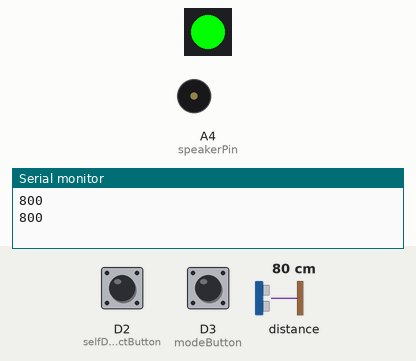
This sketch was run on a simulated Particle Photon. Shown: 1 RGB LEDs in strip order, left to right, buzzer (waves = sounding), the last lines printed to the serial monitor. Inputs (shaded band) come from the test bench; at power-on: D3 (modeButton) LOW, distance to the obstacle 80 cm, D2 (selfDestructButton) LOW. The strip is taken to match the declared colour order.

Above: at 1.2 s.
1.3 s: D3 (modeButton) pulled HIGH for 0.15 s
At 2.4 s:
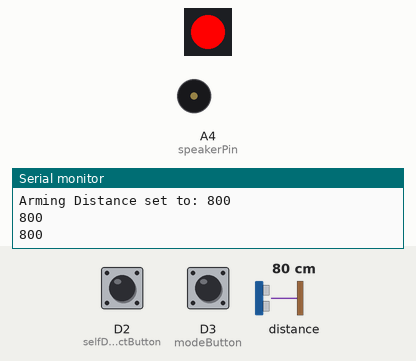
2.9 s: distance to the obstacle set to 65 cm
At 4.3 s:
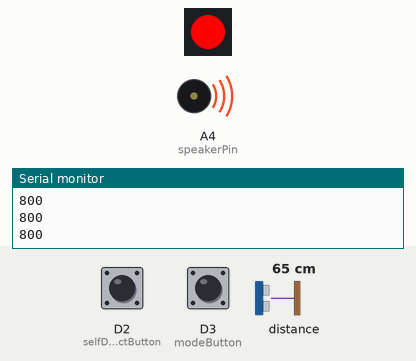
7.4 s: D2 (selfDestructButton) pulled HIGH for 1 s
At 59.1 s:
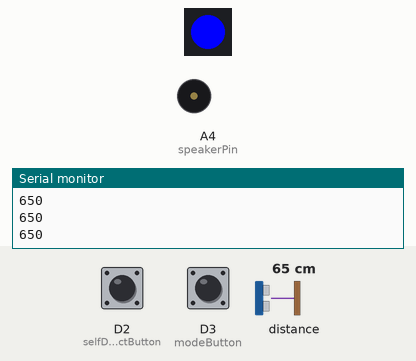
Timing chart, 0 to 59.4 s (numbered marks = the images above; inputs shaded):
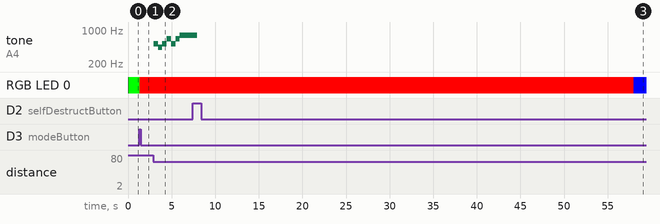

The sketch:

FinalProjectTest3.ino
```cpp
#include <Wire.h>
#include "VL53L1X.h"
#include <neopixel.h>

VL53L1X sensor;
#define LCD_I2Cadr 0x3e
byte contrast = 25;


unsigned long int timePrint;

// sets pin for speaker
int speakerPin = A4;

//Frequency for each note necessary:
int C = 523;
int A = 440;
int E = 659;
int G = 784;
int quarterNote = 2666;
int eighthNote = 1333;
int lastNote = 6665;
int rest = 500; //There will be a 0.5 sec delay between notes

//Notes in the melody:
const int melody[10] = {C,A,C,E,C,E,G,G,G,G};

 // Duration for each note in the melody
const int noteDurations[10] = {eighthNote, eighthNote, quarterNote,
                         eighthNote, eighthNote, quarterNote,
                         quarterNote, eighthNote, quarterNote, lastNote};


// sets up the various modes for the trap
enum trapmode {
    LOOKINGFORBEAM, // device is turned on and is search for a beam
    BEAMFOUND, // device has found a beam and is ready to be armed
    ARMED, // device is armed, if the beam changes distance from the current distance it is set off
    TRIPPED, // the trap has been tripped
};

// initial trapmode which is set to looking for beam
trapmode mode = LOOKINGFORBEAM;

// sets up the settings for the neopixel
int PIXEL_PIN = D4;
int PIXEL_COUNT = 1;
int PIXEL_TYPE = WS2811;

// initial settings for state machines
int selfDestructButtonPrevState = LOW;
int modeButtonPrevState = LOW;

// assigns pins for the various buttons
int modeButton = D3;
int selfDestructButton = D2;

// initalizes the lightbulb
Adafruit_NeoPixel strip = Adafruit_NeoPixel(PIXEL_COUNT, PIXEL_PIN, PIXEL_TYPE);


int armedDistance; // stores the distance the trap is armed to


void setup() {

  Serial.begin(9600); // starts serial output

  Wire.begin(); // allows the lidar to be used
  Wire.setClock(400000); // use 400 kHz I2C

// sets up a timeout for the sensor
  sensor.setTimeout(500);
  if (!sensor.init()) {
      Serial.println("Failed to detect and initialize sensor!");
      while (1);
  }

  // sets the mode of the sensor
  sensor.setDistanceMode(VL53L1X::Long);
  sensor.setMeasurementTimingBudget(50000);

  sensor.startContinuous(50); // starts the reading of the lidar sensor

 noTone(speakerPin); //Begin with speaker off

  strip.begin(); // starts the lightstrip
  pinMode(selfDestructButton, INPUT_PULLDOWN); // sets up the test button
  pinMode(modeButton, INPUT_PULLDOWN); // sets up the mode button
  Particle.function("DisarmRemotely", remoteDisarm); // creates a cloud function that allows for the trap to be disarmed remotely

    timePrint = millis() + 500; // starts the software timer to periodically print the sensor reading

}

void loop() {

  unsigned long int currentTime = millis(); // allows the software timer to use the current time to determine if it is time to print sensor readings

  int currentDistance = int(sensor.read()); // creates a variable to store the reading from the snesor


  // prints the reading from the sensor and informs the user if a timeout occured via serial
  if(currentTime > timePrint){
    Serial.print(currentDistance);
    if (sensor.timeoutOccurred()) {
      Serial.print(" TIMEOUT");
      }
      timePrint = timePrint + 500;
      Serial.println();
    }

  // changes the button status to their current readings
  int currentModeButton = digitalRead(modeButton);
  int currentSelfDestructButton = digitalRead(selfDestructButton);

  // if the user self destructs the device it begins a long enough delay to crash the photon
  if (selfDestructButtonPrevState == false && currentSelfDestructButton == true) {
    delay(50000);
  }

// sets up the various colors the lightbulb can display
int PixelColorWhite = strip.Color(   255 , 255, 255);
int PixelColorGreen  = strip.Color(  0,   255,   0);
int PixelColorRed = strip.Color(  255,  0,   0);
int PixelColorBlue = strip.Color(  0,  0,   255);

// changes the color of the lightbulb based on the devices current mode
if (mode == LOOKINGFORBEAM) {strip.setPixelColor(0, PixelColorWhite);}
else if (mode == BEAMFOUND) {strip.setPixelColor(0, PixelColorGreen);}
else if (mode == ARMED) {strip.setPixelColor(0, PixelColorRed);}
else if (mode == TRIPPED) {strip.setPixelColor(0, PixelColorBlue);}
strip.show();

// if the device is looking for a beam and it is found it changes to beam found
if (mode == LOOKINGFORBEAM) {

  if (300 < currentDistance && currentDistance < 4000) {
    mode = BEAMFOUND;
  }

}

// if the device has found a beam and it is lost mode is switched to searching for beam
// if the device has found a beam and the mode button is pressed the device is armed
// the arming procedure works by taking the current reading from the lidar and storing that number
else if (mode == BEAMFOUND) {

  if (currentDistance < 300 || 4000 < currentDistance) {
    mode = LOOKINGFORBEAM;
  }

  else if (modeButtonPrevState == false && currentModeButton == true) {
    mode = ARMED;
    armedDistance = currentDistance;
    Serial.print("Arming Distance set to: ");
    Serial.print(armedDistance);
    Serial.println();
  }

}

// if the device is armed and the beam is broken, the trap is sprung
// the trap works by deciding if the distancing the trap is armed to has varied too much from the current reading
// the cloud is also notified of this event
else if (mode == ARMED) {

  // calculates the difference between the armed distance and the current distance
  int distanceDifference = armedDistance - currentDistance;
  if (distanceDifference < 0) {distanceDifference = distanceDifference * (-1);}

  // if the difference is too big the trap is sprung
  if (100 < distanceDifference) {

  // sets the mode for the trap and informs the cloud of the intrusion
  mode = TRIPPED;
  Particle.publish("INTRUDERALERT");

  // plays the song
  for(int thisNote = 0; thisNote < 10; thisNote++) {
     tone(speakerPin, melody[thisNote],noteDurations[thisNote]);
     delay(rest);
   }
  noTone(speakerPin); // turns the speaker off

  }

}

// changes the previous button states to the current ones
modeButtonPrevState = currentModeButton;
selfDestructButtonPrevState = currentSelfDestructButton;

}

// allows for the device to be disarmed remotely
int remoteDisarm(String inputString) {

    // if the string entered is disarmed the device is switched to an unarmed state
    if (inputString == "Disarm" && mode == ARMED) {
        mode = BEAMFOUND;
        return 1;
    }

    // activates if user enters an invalid mode or attempts to disarmed the device when it isn't in an armed state
    else {
        Serial.print("Device not Armed or an Invalid Mode has been Entered: ");
        Serial.println(inputString);
        return -1;
    }

}
```

Measured:
- the behaviour switches between 70 and 69 cm on distance to the obstacle (found by bisection; images 1 and 2)
- after the input at 1.3 s, RGB LED 0: RGB(0, 255, 0) → RGB(255, 0, 0) after 0.06 s
- after the input at 2.9 s, tone on A4 (speakerPin): plays 523 Hz for 0.50 s, 440 Hz for 0.50 s, 523 Hz for 0.50 s, 659 Hz for 0.50 s, 523 Hz for 0.50 s, 659 Hz for 0.50 s … (7 notes in this stretch), starting after 0.05 s
